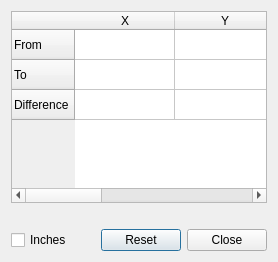
<?xml version="1.0" encoding="UTF-8"?>
<ui version="4.0">
    <class>MeasureDialog</class>
    <widget class="QDialog" name="MeasureDialog">
        <property name="windowTitle">
            <string>Measure</string>
        </property>
        <layout class="QVBoxLayout" name="measureLayout">
            <item>
                <widget class="QTableWidget" name="coordinatesTable">
                    <property name="editTriggers">
                        <set>QAbstractItemView::EditTrigger::DoubleClicked</set>
                    </property>
                    <property name="selectionMode">
                        <enum>QAbstractItemView::SelectionMode::SingleSelection</enum>
                    </property>
                    <property name="rowCount">
                        <number>3</number>
                    </property>
                    <row>
                        <property name="text">
                            <string>From</string>
                        </property>
                    </row>
                    <row>
                        <property name="text">
                            <string>To</string>
                        </property>
                    </row>
                    <row>
                        <property name="text">
                            <string>Difference</string>
                        </property>
                    </row>
                    <column>
                        <property name="text">
                            <string>X</string>
                        </property>
                    </column>
                    <column>
                        <property name="text">
                            <string>Y</string>
                        </property>
                    </column>
                    <column>
                        <property name="text">
                            <string>Z</string>
                        </property>
                    </column>
                </widget>
            </item>
            <item>
                <widget class="QLabel" name="statusLabel">
                    <property name="text">
                        <string />
                    </property>
                    <property name="wordWrap">
                        <bool>true</bool>
                    </property>
                    <property name="alignment">
                        <set>Qt::AlignmentFlag::AlignLeft|Qt::AlignmentFlag::AlignTop</set>
                    </property>
                    <property name="sizePolicy">
                        <sizepolicy hsizetype="Ignored" vsizetype="Fixed">
                            <horstretch>0</horstretch>
                            <verstretch>0</verstretch>
                        </sizepolicy>
                    </property>
                </widget>
            </item>
            <item>
                <layout class="QHBoxLayout" name="footerLayout" stretch="0,1,0">
                    <item>
                        <widget class="QCheckBox" name="inchesCheck">
                            <property name="text">
                                <string>Inches</string>
                            </property>
                        </widget>
                    </item>
                    <item>
                        <spacer name="footerSpacer">
                            <property name="orientation">
                                <enum>Qt::Orientation::Horizontal</enum>
                            </property>
                            <property name="sizeHint">
                                <size>
                                    <width>20</width>
                                    <height>0</height>
                                </size>
                            </property>
                        </spacer>
                    </item>
                    <item>
                        <widget class="QDialogButtonBox" name="buttonBox">
                            <property name="standardButtons">
                                <set>QDialogButtonBox::StandardButton::Close|QDialogButtonBox::StandardButton::Reset</set>
                            </property>
                            <property name="sizePolicy">
                                <sizepolicy hsizetype="Fixed" vsizetype="Fixed">
                                    <horstretch>0</horstretch>
                                    <verstretch>0</verstretch>
                                </sizepolicy>
                            </property>
                        </widget>
                    </item>
                </layout>
            </item>
        </layout>
    </widget>
    <resources />
    <connections />
</ui>
